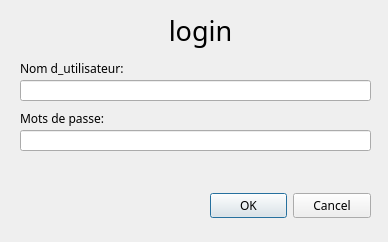
<?xml version="1.0" encoding="UTF-8"?>
<ui version="4.0">
 <class>Dialog</class>
 <widget class="QDialog" name="Dialog">
  <property name="geometry">
   <rect>
    <x>0</x>
    <y>0</y>
    <width>388</width>
    <height>242</height>
   </rect>
  </property>
  <property name="minimumSize">
   <size>
    <width>388</width>
    <height>242</height>
   </size>
  </property>
  <property name="maximumSize">
   <size>
    <width>388</width>
    <height>242</height>
   </size>
  </property>
  <property name="font">
   <font>
    <family>MS Reference Sans Serif</family>
   </font>
  </property>
  <property name="windowTitle">
   <string>Dialog</string>
  </property>
  <widget class="QDialogButtonBox" name="buttonBox">
   <property name="geometry">
    <rect>
     <x>210</x>
     <y>190</y>
     <width>161</width>
     <height>32</height>
    </rect>
   </property>
   <property name="orientation">
    <enum>Qt::Horizontal</enum>
   </property>
   <property name="standardButtons">
    <set>QDialogButtonBox::Cancel|QDialogButtonBox::Ok</set>
   </property>
  </widget>
  <widget class="QLabel" name="label">
   <property name="geometry">
    <rect>
     <x>160</x>
     <y>10</y>
     <width>81</width>
     <height>41</height>
    </rect>
   </property>
   <property name="font">
    <font>
     <pointsize>20</pointsize>
    </font>
   </property>
   <property name="text">
    <string>login</string>
   </property>
   <property name="alignment">
    <set>Qt::AlignCenter</set>
   </property>
  </widget>
  <widget class="QLineEdit" name="lineEdit">
   <property name="geometry">
    <rect>
     <x>20</x>
     <y>80</y>
     <width>351</width>
     <height>21</height>
    </rect>
   </property>
  </widget>
  <widget class="QLabel" name="label_2">
   <property name="geometry">
    <rect>
     <x>20</x>
     <y>60</y>
     <width>111</width>
     <height>16</height>
    </rect>
   </property>
   <property name="text">
    <string>Nom d_utilisateur:</string>
   </property>
  </widget>
  <widget class="QLineEdit" name="lineEdit_2">
   <property name="geometry">
    <rect>
     <x>20</x>
     <y>130</y>
     <width>351</width>
     <height>21</height>
    </rect>
   </property>
  </widget>
  <widget class="QLabel" name="label_3">
   <property name="geometry">
    <rect>
     <x>20</x>
     <y>110</y>
     <width>91</width>
     <height>16</height>
    </rect>
   </property>
   <property name="text">
    <string>Mots de passe:</string>
   </property>
  </widget>
 </widget>
 <resources/>
 <connections>
  <connection>
   <sender>buttonBox</sender>
   <signal>accepted()</signal>
   <receiver>Dialog</receiver>
   <slot>accept()</slot>
   <hints>
    <hint type="sourcelabel">
     <x>248</x>
     <y>254</y>
    </hint>
    <hint type="destinationlabel">
     <x>157</x>
     <y>274</y>
    </hint>
   </hints>
  </connection>
  <connection>
   <sender>buttonBox</sender>
   <signal>rejected()</signal>
   <receiver>Dialog</receiver>
   <slot>reject()</slot>
   <hints>
    <hint type="sourcelabel">
     <x>316</x>
     <y>260</y>
    </hint>
    <hint type="destinationlabel">
     <x>286</x>
     <y>274</y>
    </hint>
   </hints>
  </connection>
 </connections>
</ui>
